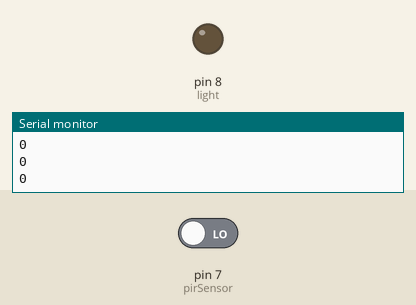
This sketch was run on a simulated Arduino Uno, built with avr-gcc and run on an emulated ATmega328P. Shown: output pins drawn as LEDs (lit = HIGH), the last lines printed to the serial monitor. The inputs (shaded band) are chosen by the test bench; at power-on: pin 7 (pirSensor) LOW.

Above: at 1.2 s.
1.3 s: pin 7 (pirSensor) driven HIGH
At 2.6 s:
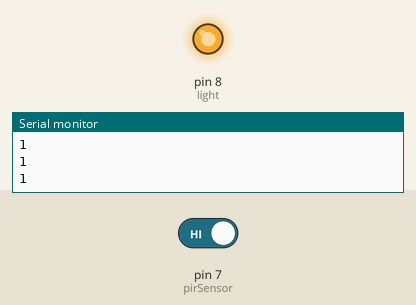
2.9 s: pin 7 (pirSensor) driven LOW
At 4.0 s:
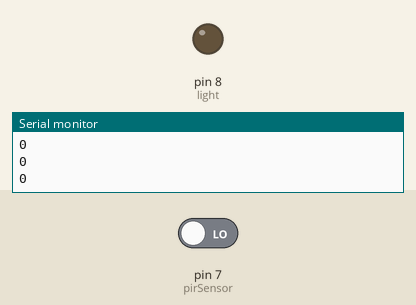
Timing chart, 0 to 5.9 s (numbered marks = the images above; inputs shaded):
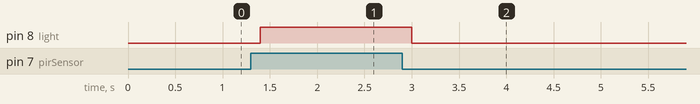

The sketch:

PIR_light.ino
```cpp
int pirSensor = 7;
int light = 8;
int pirValue = 0;

void setup() {
  Serial.begin(9600);
  pinMode(pirSensor, INPUT);
  pinMode(light, OUTPUT);
}

void loop() {
  pirValue = digitalRead(pirSensor);
  Serial.println(pirValue);

  if (pirValue == HIGH) {
    digitalWrite(light, HIGH);
  } else {
    digitalWrite(light, LOW);
  }

  delay(200);
}
```

Measured:
- after the input at 1.3 s, pin 8 (light): LOW → HIGH after 0.10 s
- after the input at 2.9 s, pin 8 (light): HIGH → LOW after 0.10 s
